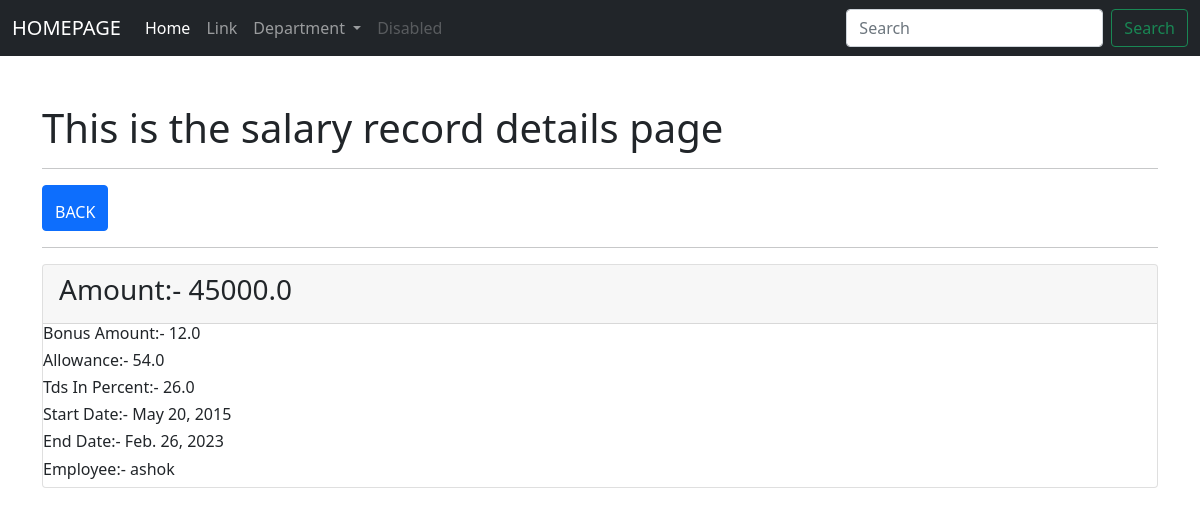
Screenshot of /salary/show/1/ with the database file from the repository.
### app_employeewebsite/models.py (models this page shows)
class EmployeeSalary(models.Model):
    employee =models.ForeignKey(Employee, on_delete=models.CASCADE)
    salary_amount = models.FloatField()
    bonus_amount = models.FloatField(default=0)
    allowance = models.FloatField(default=0)
    tds_in_percent = models.FloatField(default=1)
    start_date  = models.DateField()
    end_date = models.DateField()
    status = models.BooleanField(default=True)
    class Meta:
        db_table =  'app_employee_salary'

class Employee(models.Model):
    full_name = models.CharField(max_length=255)
    contact = models.CharField(max_length=255)
    email = models.EmailField()
    dob = models.DateField()
    join_date = models.DateField()
    gender = models.CharField(max_length=255)
    blood_group = models.CharField(max_length=255)
    address = models.CharField(max_length=255)
    user = models.ForeignKey(User, on_delete=models.CASCADE)
    department = models.ForeignKey(Department,on_delete=models.CASCADE)
    class Meta:
        db_table = 'app_employee'
    def __str__(self):
        return self.full_name

### app_employeewebsite/views.py (the view)
# urls.py: path('salary/show/<int:id>/', views.salary_show, name= 'sal-show'),
def salary_show(request, id):
    data = EmployeeSalary.objects.get(id=id)
    context = {"data":data}
    return render(request, 'salaryrecords/show_salaryrecord.html',context)

### templates/salaryrecords/show_salaryrecord.html (shortened to what this page needs)
{% extends 'layouts/master.html' %}
{% block content %}
    <div class="container mt-5">
        <h1>This is the salary  record details page</h1>
        <hr>
        <a href="{% url 'sal-index' %}" class="btn btn-primary"> <h3>  </h3>BACK</a>
        <hr>
        <div class="card">
            <div class="card-header"><h3>Amount:- {{data.salary_amount }}</h3></div>
            <div class="ccard-body">
                <h6> Bonus Amount:- {{ data.bonus_amount }} </h6>
                <h6> Allowance:- {{ data.allowance }} </h6>
                <h6> Tds In Percent:- {{ data.tds_in_percent }} </h6>
                <h6> Start Date:- {{ data.start_date }} </h6>
                <h6> End Date:- {{ data.end_date }} </h6>
                <h6> Employee:- {{ data.employee}} </h6>
            </div>
        </div>
    </div>
{% endblock %}

### rows the page displays
EmployeeSalary: salary_amount "45000.0", bonus_amount "12.0", allowance "54.0", tds_in_percent "26.0", start_date "May 20, 2015", end_date "Feb. 26, 2023", employee "ashok"
